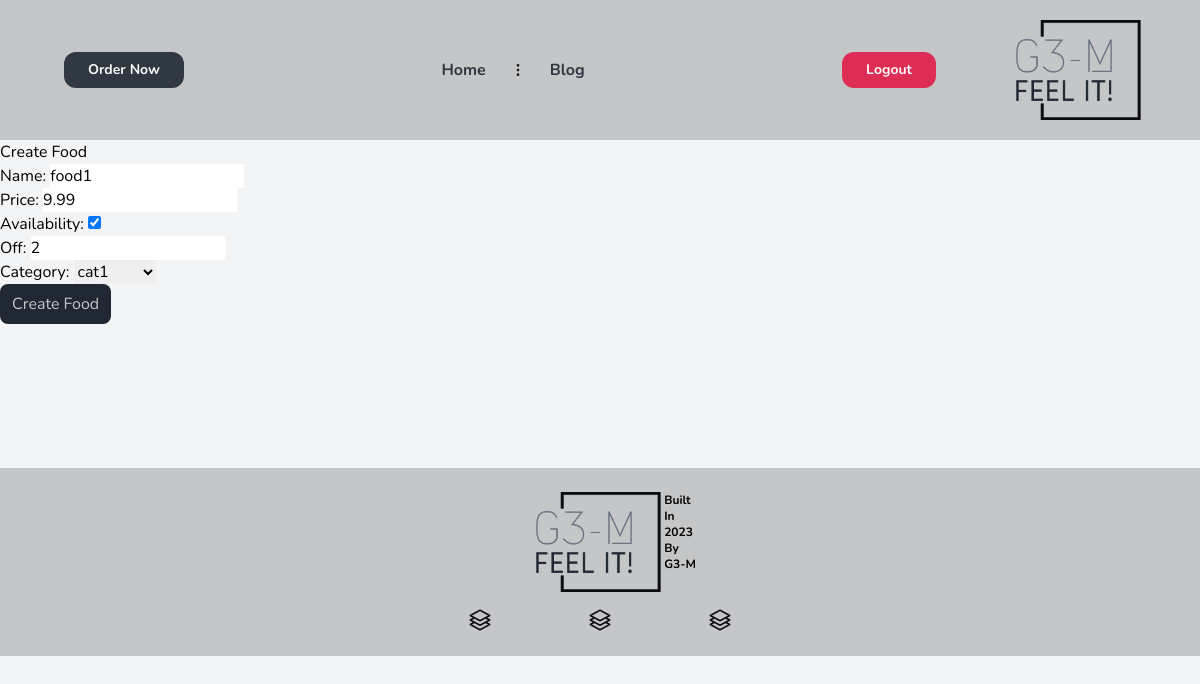
The app's page /foods/update-food/1 (signed in) with its own data.
### foodmenu/models.py (models this page shows, shortened)
class Food(BaseModel):
    name = models.CharField(max_length=100)
    price = models.DecimalField(max_digits=10, decimal_places=2)
    availability = models.BooleanField(default=True)
    off = models.PositiveSmallIntegerField(default=0)
    category = models.ForeignKey('Category', on_delete=models.PROTECT)

class Category(BaseModel):
    name = models.CharField(max_length=100, unique=True)
    parent = models.ForeignKey('self', on_delete=models.CASCADE, null=True, blank=True, related_name='subcategories')
    def __str__(self):
        return self.name

### foodmenu/views.py (the view, shortened to what this page needs)
# urls.py: path('update-food/<int:pk>', views.UpdateFoodView.as_view(), name='update-food'),
class UpdateFoodView(View):
    template_name = 'Food_CreateFoodTemplate.html'
    @staff_or_superuser_required
    def get(self, request, pk):
        food_object = Food.objects.get(pk=pk)
        form = FoodCreateForm(instance=food_object)
        return render(request, self.template_name, {'form': form})

### foodmenu/forms.py
class FoodCreateForm(forms.ModelForm):
    class Meta:
        model = Food
        fields = ['name', 'price', 'availability', 'off', 'category']

### core/models.py (called while the page is built)
    def get_queryset(self):
        return super().get_queryset().filter(deleted_at__isnull=True)

### utils.py (called while the page is built)
def staff_or_superuser_required(view_func):
    @wraps(view_func)
    def _wrapped_view(self, request, *args, **kwargs):
        if not request.user.is_authenticated or not is_staff_or_superuser(request.user):
            messages.error(request, 'You are not allowed to access this page.')
            return redirect('users:login')
        return view_func(self, request, *args, **kwargs)  # another magic here this logic made by me :)
    return _wrapped_view

def is_staff_or_superuser(user):
    return user.is_active and (user.is_staff or user.is_superuser)

### templates/Food_CreateFoodTemplate.html (shortened to what this page needs)
{% extends "base.html" %}
{% block content %}
  <h2>Create Food</h2>
  <form method="post" action="">
    {{ form.as_p }}
      <button class="forms-submit" type="submit">Create Food</button>
  </form>
{% endblock %}

### static/src/styles.css (style rules this page uses)
html { line-height: 1.5; -webkit-text-size-adjust: 100%; -moz-tab-size: 4; -o-tab-size: 4; tab-size: 4; font-family: ui-sans-serif, system-ui, -apple-system, BlinkMacSystemFont, "Segoe UI", Roboto, "Helvetica Neue", Arial, "Noto Sans", sans-serif, "Apple Color Emoji", "Segoe UI Emoji", "Segoe UI Symbol", "Noto Color Emoji"; font-feature-settings: normal; font-variation-settings: normal; }
body { margin: 0; line-height: inherit; }
h1, h2, h3, h4, h5, h6 { font-size: inherit; font-weight: inherit; }
button, input, optgroup, select, textarea { font-family: inherit; font-feature-settings: inherit; font-variation-settings: inherit; font-size: 100%; font-weight: inherit; line-height: inherit; color: inherit; margin: 0; padding: 0; }
button, select { text-transform: none; }
button, [type='button'], [type='reset'], [type='submit'] { -webkit-appearance: button; background-color: transparent; background-image: none; }
blockquote, dl, dd, h1, h2, h3, h4, h5, h6, hr, figure, p, pre { margin: 0; }
input::placeholder, textarea::placeholder { opacity: 1; color: #9ca3af; }
button, [role="button"] { cursor: pointer; }
.bg-gray-100 { --tw-bg-opacity: 1; background-color: rgb(243 244 246 / var(--tw-bg-opacity)); }
.font-enfont { font-family: Nunito; }
.forms-submit { z-index: 50; cursor: pointer; place-self: center; border-radius: 0.5rem; --tw-bg-opacity: 1; background-color: rgb(31 40 51 / var(--tw-bg-opacity)); padding-top: 0.5rem; padding-bottom: 0.5rem; padding-left: 0.75rem; padding-right: 0.75rem; --tw-text-opacity: 1; color: rgb(197 198 199 / var(--tw-text-opacity)); transition-duration: 700ms; }

### records on screen
Food: name "food1", price "9.99", availability "☑", off "2", category "cat1"
